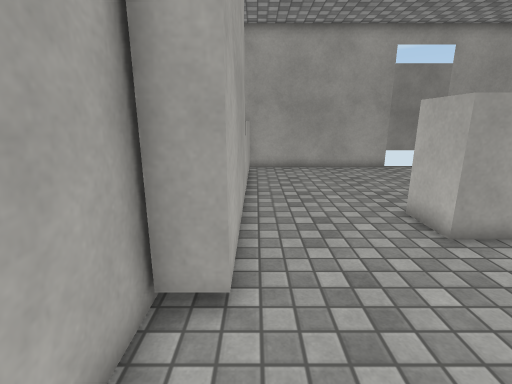
[1] (above)

18 first-person views from a walk through a scene from a Unity 3-D project. The camera is 1.4 m above the floor, tilts 14° down and sees 85° across. The floor is counted in squares, 0.5 m on a side. Each view is taken from the middle of a square. On the plan, view 1 faces up. The plan holds only what a view shows up to about 19 squares ahead; the rest is blank. The place goes on beyond the plan. Surface patterns are stand-ins for the level's own textures.

[2]
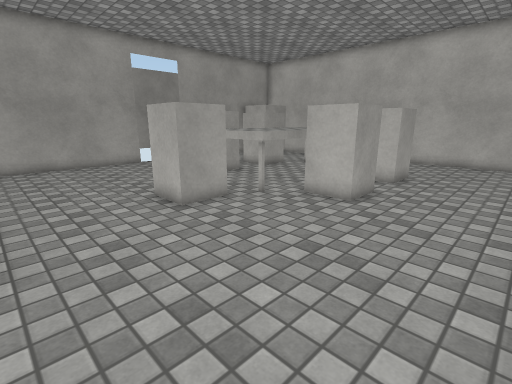

[3]
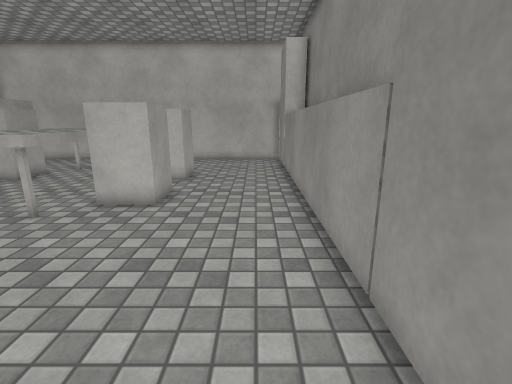

[4]
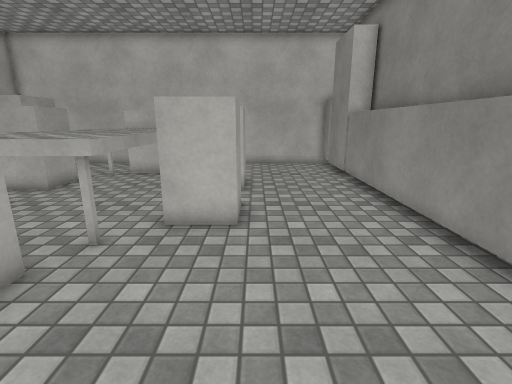

[5]
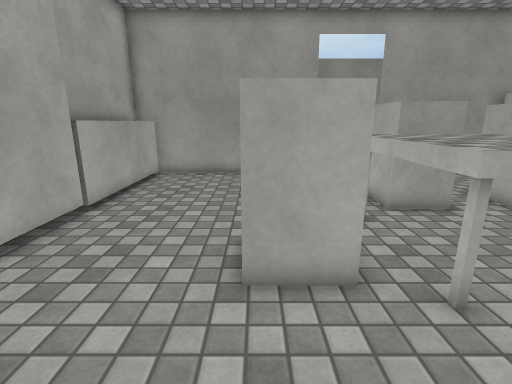

[6]
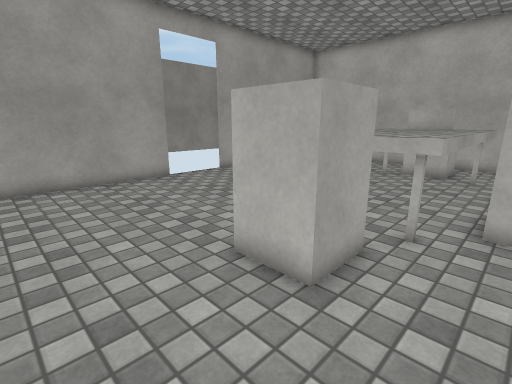

[7]
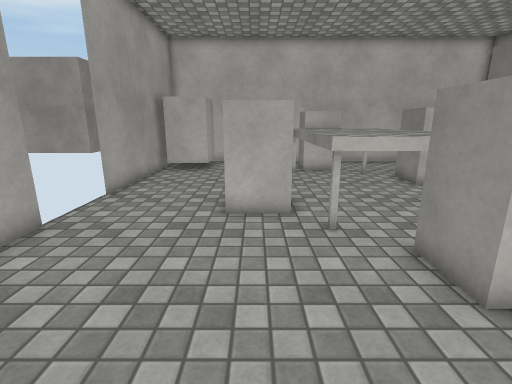

[8]
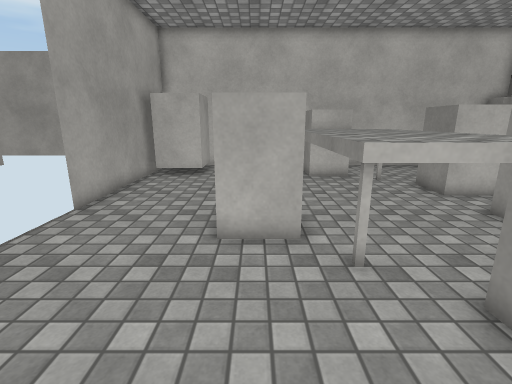

[9]
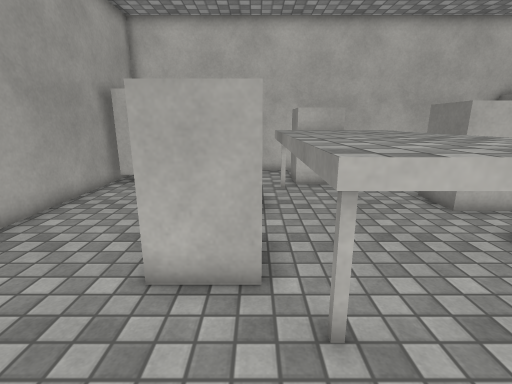

[10]
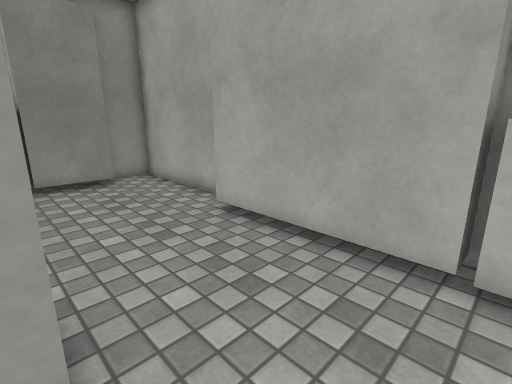

[11]
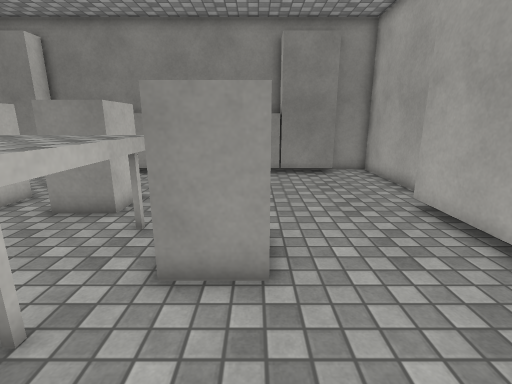

[12]
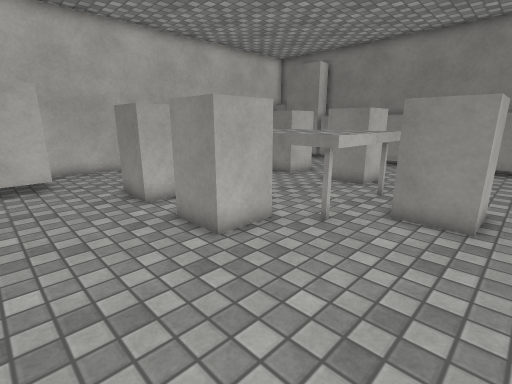

[13]
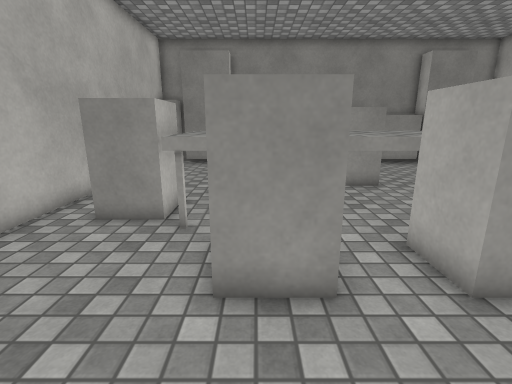

[14]
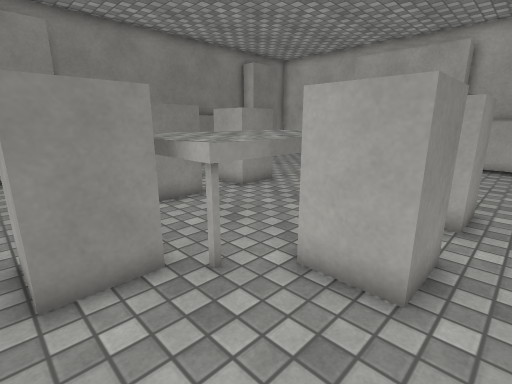

[15]
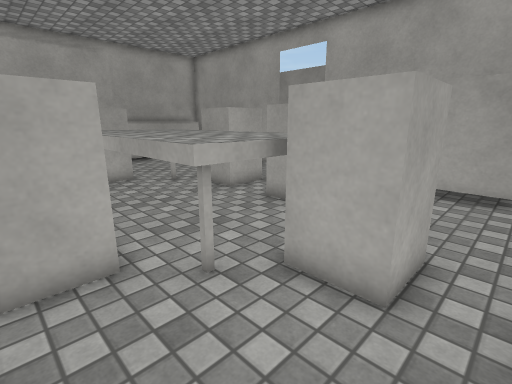

[16]
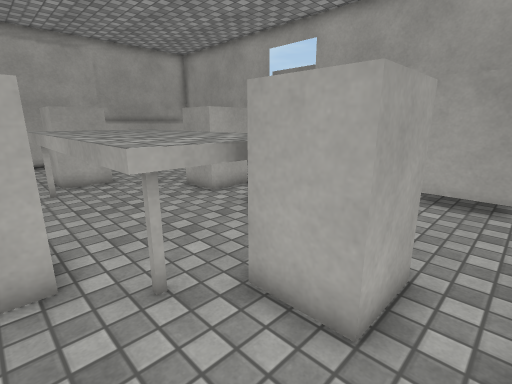

[17]
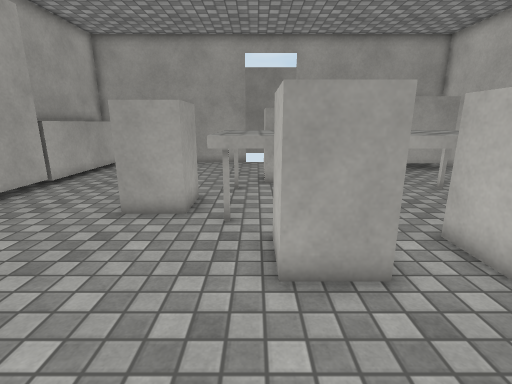

[18]
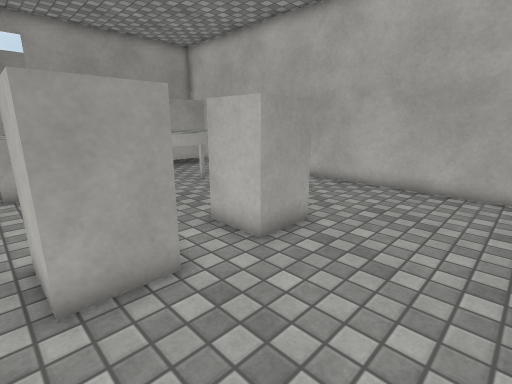

### Floor plan
Points are (right, up) in squares from view 1. A wall is a line through its corners. A room is listed if a view was taken in it or the views show most of it. See-through windows are left out.
Room 1 (views 1, 2, 3, 4, 5, 6, 7, 8, 9, 10, 11, 12, 15, 16, 17, 18)
walls: (9.4, 4.6) (11.4, 4.6) (11.4, 2.5) (9.4, 2.5) (9.4, 4.6); (11.4, 10.9) (9.4, 10.9) (9.4, 13); (15.7, 2.5) (13.7, 2.5) (13.7, 4.6) (15.7, 4.6) (15.7, 2.9); (15.7, 10.9) (13.7, 10.9); (-1.6, 4.1) (-1.6, -3.9) (0.4, -3.9); (0.6, -2.7) (16.5, -2.7); (19.8, 7.1) (17.7, 7.1) (17.7, 9.2); (8, 17.9) (-1.6, 17.9) (-1.6, 10.4) (-0.4, 10.4) (-0.4, 3.7) (-1.6, 3.7); (16.7, -2.7) (19.9, -2.7); (-0.4, 17.4) (-0.4, 10.6); (20.4, -2.7) (21.6, -2.7) (21.6, 6.5)
ways out: opening at (10.5, 15.5) to room 2; opening at (12.5, 11) to room 2; opening at (21, 7) to room 3
objects: chair (5, 6) to (7, 8); table (8, 5) to (17, 10)
Room 2 (view 13)
walls: (9.4, 13) (11.4, 13) (11.4, 10.9); (13.7, 10.9) (13.7, 13) (15.7, 13); (18.1, 14.9) (18.1, 17.5); (19, 17.9) (11.9, 17.9)
ways out: opening at (10.5, 15.5) to room 1; opening at (12.5, 11) to room 1; opening at (17, 14) to room 3
Room 3 (view 14)
walls: (17.7, 9.2) (19.8, 9.2) (19.8, 7.1); (15.7, 13) (15.7, 10.9); (20.9, 14.9) (18.1, 14.9); (21.6, 6.5) (21.6, 16)
ways out: opening at (21, 7) to room 1; opening at (17, 14) to room 2

Positions as (right, up) in squares from view 1, and headings:
1: (0, 0), facing up
2: (0, -2), facing up-right
3: (0, -1), facing right
4: (2, 2), facing right
5: (5, 2), facing up
6: (1, 4), facing up-right
7: (1, 12), facing right
8: (3, 12), facing right
9: (5, 11), facing right
10: (5, 11), facing down-left
11: (5, 13), facing down
12: (4, 17), facing down-right
13: (15, 17), facing down
14: (20, 14), facing down-left
15: (21, 3), facing up-left
16: (21, 4), facing up-left
17: (9, -2), facing up
18: (9, -2), facing up-right
